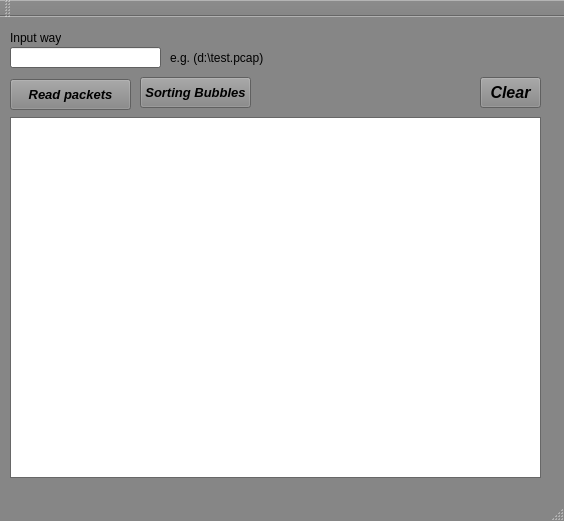
<?xml version="1.0" encoding="UTF-8"?>
<ui version="4.0">
 <class>MainWindow</class>
 <widget class="QMainWindow" name="MainWindow">
  <property name="geometry">
   <rect>
    <x>0</x>
    <y>0</y>
    <width>564</width>
    <height>521</height>
   </rect>
  </property>
  <property name="palette">
   <palette>
    <active>
     <colorrole role="WindowText">
      <brush brushstyle="SolidPattern">
       <color alpha="255">
        <red>0</red>
        <green>0</green>
        <blue>0</blue>
       </color>
      </brush>
     </colorrole>
     <colorrole role="Button">
      <brush brushstyle="SolidPattern">
       <color alpha="255">
        <red>134</red>
        <green>134</green>
        <blue>134</blue>
       </color>
      </brush>
     </colorrole>
     <colorrole role="Light">
      <brush brushstyle="SolidPattern">
       <color alpha="255">
        <red>201</red>
        <green>201</green>
        <blue>201</blue>
       </color>
      </brush>
     </colorrole>
     <colorrole role="Midlight">
      <brush brushstyle="SolidPattern">
       <color alpha="255">
        <red>167</red>
        <green>167</green>
        <blue>167</blue>
       </color>
      </brush>
     </colorrole>
     <colorrole role="Dark">
      <brush brushstyle="SolidPattern">
       <color alpha="255">
        <red>67</red>
        <green>67</green>
        <blue>67</blue>
       </color>
      </brush>
     </colorrole>
     <colorrole role="Mid">
      <brush brushstyle="SolidPattern">
       <color alpha="255">
        <red>89</red>
        <green>89</green>
        <blue>89</blue>
       </color>
      </brush>
     </colorrole>
     <colorrole role="Text">
      <brush brushstyle="SolidPattern">
       <color alpha="255">
        <red>0</red>
        <green>0</green>
        <blue>0</blue>
       </color>
      </brush>
     </colorrole>
     <colorrole role="BrightText">
      <brush brushstyle="SolidPattern">
       <color alpha="255">
        <red>255</red>
        <green>255</green>
        <blue>255</blue>
       </color>
      </brush>
     </colorrole>
     <colorrole role="ButtonText">
      <brush brushstyle="SolidPattern">
       <color alpha="255">
        <red>0</red>
        <green>0</green>
        <blue>0</blue>
       </color>
      </brush>
     </colorrole>
     <colorrole role="Base">
      <brush brushstyle="SolidPattern">
       <color alpha="255">
        <red>255</red>
        <green>255</green>
        <blue>255</blue>
       </color>
      </brush>
     </colorrole>
     <colorrole role="Window">
      <brush brushstyle="SolidPattern">
       <color alpha="255">
        <red>134</red>
        <green>134</green>
        <blue>134</blue>
       </color>
      </brush>
     </colorrole>
     <colorrole role="Shadow">
      <brush brushstyle="SolidPattern">
       <color alpha="255">
        <red>0</red>
        <green>0</green>
        <blue>0</blue>
       </color>
      </brush>
     </colorrole>
     <colorrole role="AlternateBase">
      <brush brushstyle="SolidPattern">
       <color alpha="255">
        <red>194</red>
        <green>194</green>
        <blue>194</blue>
       </color>
      </brush>
     </colorrole>
     <colorrole role="ToolTipBase">
      <brush brushstyle="SolidPattern">
       <color alpha="255">
        <red>255</red>
        <green>255</green>
        <blue>220</blue>
       </color>
      </brush>
     </colorrole>
     <colorrole role="ToolTipText">
      <brush brushstyle="SolidPattern">
       <color alpha="255">
        <red>0</red>
        <green>0</green>
        <blue>0</blue>
       </color>
      </brush>
     </colorrole>
    </active>
    <inactive>
     <colorrole role="WindowText">
      <brush brushstyle="SolidPattern">
       <color alpha="255">
        <red>0</red>
        <green>0</green>
        <blue>0</blue>
       </color>
      </brush>
     </colorrole>
     <colorrole role="Button">
      <brush brushstyle="SolidPattern">
       <color alpha="255">
        <red>134</red>
        <green>134</green>
        <blue>134</blue>
       </color>
      </brush>
     </colorrole>
     <colorrole role="Light">
      <brush brushstyle="SolidPattern">
       <color alpha="255">
        <red>201</red>
        <green>201</green>
        <blue>201</blue>
       </color>
      </brush>
     </colorrole>
     <colorrole role="Midlight">
      <brush brushstyle="SolidPattern">
       <color alpha="255">
        <red>167</red>
        <green>167</green>
        <blue>167</blue>
       </color>
      </brush>
     </colorrole>
     <colorrole role="Dark">
      <brush brushstyle="SolidPattern">
       <color alpha="255">
        <red>67</red>
        <green>67</green>
        <blue>67</blue>
       </color>
      </brush>
     </colorrole>
     <colorrole role="Mid">
      <brush brushstyle="SolidPattern">
       <color alpha="255">
        <red>89</red>
        <green>89</green>
        <blue>89</blue>
       </color>
      </brush>
     </colorrole>
     <colorrole role="Text">
      <brush brushstyle="SolidPattern">
       <color alpha="255">
        <red>0</red>
        <green>0</green>
        <blue>0</blue>
       </color>
      </brush>
     </colorrole>
     <colorrole role="BrightText">
      <brush brushstyle="SolidPattern">
       <color alpha="255">
        <red>255</red>
        <green>255</green>
        <blue>255</blue>
       </color>
      </brush>
     </colorrole>
     <colorrole role="ButtonText">
      <brush brushstyle="SolidPattern">
       <color alpha="255">
        <red>0</red>
        <green>0</green>
        <blue>0</blue>
       </color>
      </brush>
     </colorrole>
     <colorrole role="Base">
      <brush brushstyle="SolidPattern">
       <color alpha="255">
        <red>255</red>
        <green>255</green>
        <blue>255</blue>
       </color>
      </brush>
     </colorrole>
     <colorrole role="Window">
      <brush brushstyle="SolidPattern">
       <color alpha="255">
        <red>134</red>
        <green>134</green>
        <blue>134</blue>
       </color>
      </brush>
     </colorrole>
     <colorrole role="Shadow">
      <brush brushstyle="SolidPattern">
       <color alpha="255">
        <red>0</red>
        <green>0</green>
        <blue>0</blue>
       </color>
      </brush>
     </colorrole>
     <colorrole role="AlternateBase">
      <brush brushstyle="SolidPattern">
       <color alpha="255">
        <red>194</red>
        <green>194</green>
        <blue>194</blue>
       </color>
      </brush>
     </colorrole>
     <colorrole role="ToolTipBase">
      <brush brushstyle="SolidPattern">
       <color alpha="255">
        <red>255</red>
        <green>255</green>
        <blue>220</blue>
       </color>
      </brush>
     </colorrole>
     <colorrole role="ToolTipText">
      <brush brushstyle="SolidPattern">
       <color alpha="255">
        <red>0</red>
        <green>0</green>
        <blue>0</blue>
       </color>
      </brush>
     </colorrole>
    </inactive>
    <disabled>
     <colorrole role="WindowText">
      <brush brushstyle="SolidPattern">
       <color alpha="255">
        <red>67</red>
        <green>67</green>
        <blue>67</blue>
       </color>
      </brush>
     </colorrole>
     <colorrole role="Button">
      <brush brushstyle="SolidPattern">
       <color alpha="255">
        <red>134</red>
        <green>134</green>
        <blue>134</blue>
       </color>
      </brush>
     </colorrole>
     <colorrole role="Light">
      <brush brushstyle="SolidPattern">
       <color alpha="255">
        <red>201</red>
        <green>201</green>
        <blue>201</blue>
       </color>
      </brush>
     </colorrole>
     <colorrole role="Midlight">
      <brush brushstyle="SolidPattern">
       <color alpha="255">
        <red>167</red>
        <green>167</green>
        <blue>167</blue>
       </color>
      </brush>
     </colorrole>
     <colorrole role="Dark">
      <brush brushstyle="SolidPattern">
       <color alpha="255">
        <red>67</red>
        <green>67</green>
        <blue>67</blue>
       </color>
      </brush>
     </colorrole>
     <colorrole role="Mid">
      <brush brushstyle="SolidPattern">
       <color alpha="255">
        <red>89</red>
        <green>89</green>
        <blue>89</blue>
       </color>
      </brush>
     </colorrole>
     <colorrole role="Text">
      <brush brushstyle="SolidPattern">
       <color alpha="255">
        <red>67</red>
        <green>67</green>
        <blue>67</blue>
       </color>
      </brush>
     </colorrole>
     <colorrole role="BrightText">
      <brush brushstyle="SolidPattern">
       <color alpha="255">
        <red>255</red>
        <green>255</green>
        <blue>255</blue>
       </color>
      </brush>
     </colorrole>
     <colorrole role="ButtonText">
      <brush brushstyle="SolidPattern">
       <color alpha="255">
        <red>67</red>
        <green>67</green>
        <blue>67</blue>
       </color>
      </brush>
     </colorrole>
     <colorrole role="Base">
      <brush brushstyle="SolidPattern">
       <color alpha="255">
        <red>134</red>
        <green>134</green>
        <blue>134</blue>
       </color>
      </brush>
     </colorrole>
     <colorrole role="Window">
      <brush brushstyle="SolidPattern">
       <color alpha="255">
        <red>134</red>
        <green>134</green>
        <blue>134</blue>
       </color>
      </brush>
     </colorrole>
     <colorrole role="Shadow">
      <brush brushstyle="SolidPattern">
       <color alpha="255">
        <red>0</red>
        <green>0</green>
        <blue>0</blue>
       </color>
      </brush>
     </colorrole>
     <colorrole role="AlternateBase">
      <brush brushstyle="SolidPattern">
       <color alpha="255">
        <red>134</red>
        <green>134</green>
        <blue>134</blue>
       </color>
      </brush>
     </colorrole>
     <colorrole role="ToolTipBase">
      <brush brushstyle="SolidPattern">
       <color alpha="255">
        <red>255</red>
        <green>255</green>
        <blue>220</blue>
       </color>
      </brush>
     </colorrole>
     <colorrole role="ToolTipText">
      <brush brushstyle="SolidPattern">
       <color alpha="255">
        <red>0</red>
        <green>0</green>
        <blue>0</blue>
       </color>
      </brush>
     </colorrole>
    </disabled>
   </palette>
  </property>
  <property name="windowTitle">
   <string>MainWindow</string>
  </property>
  <widget class="QWidget" name="centralWidget">
   <widget class="QListWidget" name="listWidget">
    <property name="geometry">
     <rect>
      <x>10</x>
      <y>100</y>
      <width>531</width>
      <height>361</height>
     </rect>
    </property>
    <property name="palette">
     <palette>
      <active>
       <colorrole role="WindowText">
        <brush brushstyle="SolidPattern">
         <color alpha="255">
          <red>0</red>
          <green>0</green>
          <blue>98</blue>
         </color>
        </brush>
       </colorrole>
      </active>
      <inactive>
       <colorrole role="WindowText">
        <brush brushstyle="SolidPattern">
         <color alpha="255">
          <red>0</red>
          <green>0</green>
          <blue>98</blue>
         </color>
        </brush>
       </colorrole>
      </inactive>
      <disabled>
       <colorrole role="WindowText">
        <brush brushstyle="SolidPattern">
         <color alpha="255">
          <red>67</red>
          <green>67</green>
          <blue>67</blue>
         </color>
        </brush>
       </colorrole>
      </disabled>
     </palette>
    </property>
   </widget>
   <widget class="QPushButton" name="button_Read">
    <property name="geometry">
     <rect>
      <x>10</x>
      <y>62</y>
      <width>121</width>
      <height>31</height>
     </rect>
    </property>
    <property name="font">
     <font>
      <family>Arial</family>
      <pointsize>10</pointsize>
      <weight>75</weight>
      <italic>true</italic>
      <bold>true</bold>
     </font>
    </property>
    <property name="text">
     <string>Read packets</string>
    </property>
   </widget>
   <widget class="QPushButton" name="button_Sort">
    <property name="geometry">
     <rect>
      <x>140</x>
      <y>60</y>
      <width>111</width>
      <height>31</height>
     </rect>
    </property>
    <property name="font">
     <font>
      <family>Arial</family>
      <pointsize>10</pointsize>
      <weight>75</weight>
      <italic>true</italic>
      <bold>true</bold>
     </font>
    </property>
    <property name="text">
     <string>Sorting Bubbles</string>
    </property>
   </widget>
   <widget class="QPushButton" name="button_Clear">
    <property name="geometry">
     <rect>
      <x>480</x>
      <y>60</y>
      <width>61</width>
      <height>31</height>
     </rect>
    </property>
    <property name="font">
     <font>
      <family>Arial</family>
      <pointsize>12</pointsize>
      <weight>75</weight>
      <italic>true</italic>
      <bold>true</bold>
     </font>
    </property>
    <property name="text">
     <string>Clear</string>
    </property>
   </widget>
   <widget class="QLineEdit" name="lineEdit">
    <property name="geometry">
     <rect>
      <x>10</x>
      <y>30</y>
      <width>151</width>
      <height>21</height>
     </rect>
    </property>
   </widget>
   <widget class="QLabel" name="label">
    <property name="geometry">
     <rect>
      <x>10</x>
      <y>10</y>
      <width>51</width>
      <height>21</height>
     </rect>
    </property>
    <property name="text">
     <string>Input way:</string>
    </property>
   </widget>
   <widget class="QLabel" name="label_2">
    <property name="geometry">
     <rect>
      <x>170</x>
      <y>30</y>
      <width>101</width>
      <height>21</height>
     </rect>
    </property>
    <property name="text">
     <string>e.g. (d:\test.pcap)</string>
    </property>
   </widget>
  </widget>
  <widget class="QMenuBar" name="menuBar">
   <property name="geometry">
    <rect>
     <x>0</x>
     <y>0</y>
     <width>564</width>
     <height>21</height>
    </rect>
   </property>
  </widget>
  <widget class="QToolBar" name="mainToolBar">
   <attribute name="toolBarArea">
    <enum>TopToolBarArea</enum>
   </attribute>
   <attribute name="toolBarBreak">
    <bool>false</bool>
   </attribute>
  </widget>
  <widget class="QStatusBar" name="statusBar"/>
 </widget>
 <layoutdefault spacing="6" margin="11"/>
 <resources/>
 <connections/>
</ui>
